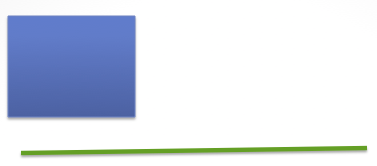
#> input picture veranos/tarea6/cuadrado.png, 377 x 166 px
$ python pixelesGordos.py cuadrado.png 5   (Python 2 division)
#> lines starting #> are read from the running program, lines starting #| are printed output that depends on the picture; after the words box and inside, x2 and y2 are one past the last pixel; in counts of white or black regions, pixels touching at a corner belong together
import Image
import sys
import math
import numpy
import random

def sobel():
	'''Mascara de convolucion: Sobel. '''
	return ([[-1, 0, 1], [-2, 0, 2], [-1, 0, 1]], \
 			[[1, 2, 1], [0, 0, 0], [-1, -2, -1]])

def obtenerVecinos(x, y, ancho, alto, pixeles):
	'''
		Recibe el pixel actual(x,y), las dimensiones de la imagen y
	    los pixeles de la imagen de la cual obtenemos los vecinos.
	    Regresa una matriz de 3*3 con los vecinos del pixel, en caso
	    de no tener un vecino el campo se llena(opr default) con cero.
	'''
	vecindad = numpy.zeros((3,3))
	for my in range(y-1, y+2):
		for mx in range(x-1, x+2):
			if mx >= 0 and my >= 0 and mx < ancho and my < alto:
				''' el numero [1] es porque, como es una imagen de grises en realidad
				    no nos importa si es [1] o [0] o [2], los RGB tienen el mismo valor '''
				# asignamos el vecino a la matriz
				vecindad[mx-(x-1), my-(y-1)] = pixeles[mx, my][1]
	return vecindad


class Imagen(object):
	def __init__(self, nombreImagen):
#> called with nombreImagen = 'cuadrado.png'
		self.imagen = Image.open(nombreImagen)
#> self.imagen is the input picture: PIL image 377x166 RGB; mean R, G, B 215, 221.6, 233.7
		self.pixeles = self.imagen.load()
		self.ancho = self.imagen.size[0]
#> self.ancho = 377
		self.alto = self.imagen.size[1]
#> self.alto = 166
		print self.imagen.format, self.imagen.size, self.imagen.mode
#| PNG (377, 166) RGB


class AdministradorImagen(object):
	def __init__(self, imagen):
		self._bordes = list()
		self.obIma = imagen

	########## Propiedades #############
	''' PENDIENTE : quitar estas propiedades y adaptar el codigo. '''

	@property
	def imagenConvolucion(self):
		return self._imagenConvolucion

	@imagenConvolucion.setter
	def imagenConvolucion(self, valor):
		self._imagenConvolucion = valor

	@property
	def imagenBinarizacion(self):
		return self._imagenBinarizacion

	@imagenBinarizacion.setter
	def imagenBinarizacion(self, valor):
		self._imagenBinarizacion = valor
	########## Fin propiedades #########


	def aplicarConvolucion(self):
		print 'Aplicando convolucion...'

		# creamos una copia para no modificar la imagen original
		nuevaImagen = Image.new("RGB", (self.obIma.ancho, self.obIma.alto))
#> nuevaImagen: PIL image 377x166 RGB; every value is 0
		newPixeles = nuevaImagen.load()

		sobX, sobY = sobel() # cargamos la mascara

		for x in range(self.obIma.ancho):
			for y in range(self.obIma.alto):
				# obtenemos todos los vecinos de pixel actual
				vecindad = obtenerVecinos(x, y, self.obIma.ancho, self.obIma.alto, self.obIma.pixeles)
				gx = sum(sum(vecindad * sobX)) # multiplicamos matrices para obtener los gradientes en x
				gy = sum(sum(vecindad * sobY)) # multiplicamos matrices para obtener los gradientes en y

				xm = (gx ** 2) # pitagoras
				ym = (gy ** 2) # pitagoras
				nuevoPixel = int(math.sqrt(xm + ym)) # pitagoras

				if nuevoPixel > 255:
					nuevoPixel = 255
				if nuevoPixel < 0:
					nuevoPixel = 0

				newPixeles[x, y] = (nuevoPixel, nuevoPixel, nuevoPixel)

		nuevaImagen.show() # mostramos en ventana
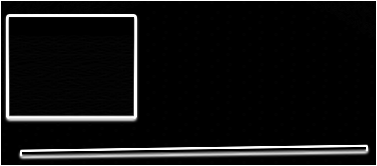
#> shown: PIL image 377x166 RGB; min 0, max 255, mean 19.6
		nuevaImagen.save('SalidaConvolucion.png') # guardamos el archivo
		self._imagenConvolucion = nuevaImagen
		print 'LISTO'


	def aplicarBinarizacion(self, RANGO):
#> called with RANGO = 5
		print 'Aplicando binarizacion...'

		# creamos una copia para no modificar la imagen original
		nuevaImagen = Image.new("RGB", (self.obIma.ancho, self.obIma.alto))
		newPixeles = nuevaImagen.load()

		convPixeles = self._imagenConvolucion.load()

		for x in range(self.obIma.ancho):
			for y in range(self.obIma.alto):
				# 0 = NEGRO || 255 = BLANCO
				nuevoPixel = (0, 255)[min(convPixeles[x,y]) > RANGO] # operador ternario
				newPixeles[x, y] = (nuevoPixel, nuevoPixel, nuevoPixel)

		nuevaImagen.show() # mostramos en ventana
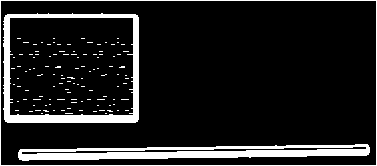
#> shown: PIL image 377x166 RGB; 12.5% white; 116 white regions (113 under 20 px), largest, box (x1, y1, x2, y2) and area: (18, 144, 370, 161) 3469, (3, 13, 139, 123) 2836, (0, 0, 377, 166) 1082
		nuevaImagen.save('SalidaBinarizacion.png') # guardamos el archivo
		self._imagenBinarizacion = nuevaImagen
		print 'LISTO'

	def buscarObjetos(self):
		print "Buscando objetos..."

		temp = Image.open('SalidaBinarizacion.png')
		tempPix = temp.load()

		# 0 = objetos || 255 = bordes
		objeto = (255, 255, 255) # elemento a buscar
		pixelesCola = list()
		pixelesVisitados = dict()

		for x in range(self.obIma.ancho): # cliclo principal
			for y in range(self.obIma.alto): # ciclo principal
				# buscamos el primer pixel para agregarlo como candidato
				if objeto == tempPix[x,y]:
					pixelesCola.append((x,y)) # agregamos el candidato a la cola

					masa = list() # el objeto que se forma con el candidato
					while pixelesCola > 0:
						try:
							pixelesActual = pixelesCola[0] # asignos el candidato a analizar
							pixelesVisitados[x, y] = True # agreamos a visitados
						except:
							break # ya no hay elementos
						# recorremos sus vecinos
						for mx in range(pixelesActual[0]-1, pixelesActual[0]+2):
							for my in range(pixelesActual[1]-1, pixelesActual[1]+2):
								# aseguramos que sea igual al objeto a buscar, que no este
								# en la cola y que no se haya visitado mas aparte que no salga
								# de las dimensiones de la imagen
								if mx>=0 and my>=0 and mx<self.obIma.ancho and my<self.obIma.alto\
								   and tempPix[mx, my] == objeto\
								     and (mx, my) not in pixelesCola\
								      and not pixelesVisitados.has_key((mx, my)):
								    pixelesCola.append((mx, my)) #agreamos el vecino a la cola
								    pixelesVisitados[mx, my] = True # agreamos visitados
						masa.append(pixelesCola.pop(0)) # borramos el candidato analizado
					self._bordes.append(masa)


					nuevoColor = random.randrange(0,255)
					nuevoColor2 = random.randrange(0,255)
					nuevoColor3 = random.randrange(0,255)
					for pixel in masa: # pintamos
						tempPix[pixel] = (nuevoColor, nuevoColor2, nuevoColor3)

		temp.show() # mostramos en ventana
		temp.save('SalidaObjetos.png') # guardamos el archivo
		print 'LISTO'


	# [75 lines left out: functions engordarBorde, reducirBordes, not called in this run]


def main(nombreImagen, rangoBinarizacion):
	im = Imagen(nombreImagen) # creamos el objeto imagen
	ad = AdministradorImagen(im) # le aplicamos las mejoras necesarias

	# para buscar objetos o bordes es necesario convolucion y binarizacion
	ad.aplicarConvolucion()
	ad.aplicarBinarizacion(rangoBinarizacion)

	# buscamos objetos
	ad.buscarObjetos()

	borde = random.choice(ad._bordes) # escogemos un borde al azar
	nivel = 2 # variable que determina que tan grueso lo hacemos

	# ambos metodos trabajan sobre la imagen binarizada
	ad.engordarBorde(borde, nivel) # lo engordamos
	ad.reducirBordes(borde) # lo reducimos


######## PARAMATROS DEL PROGRAMA #######
# [1] =(string) nombre de la imagen
# [2] =(int) rango binarizacion - numero entre 0-255(mientras mas bajo bordes mas gruesos)
########################################
#> (the run stopped early here; a loop or call above may not have finished)
